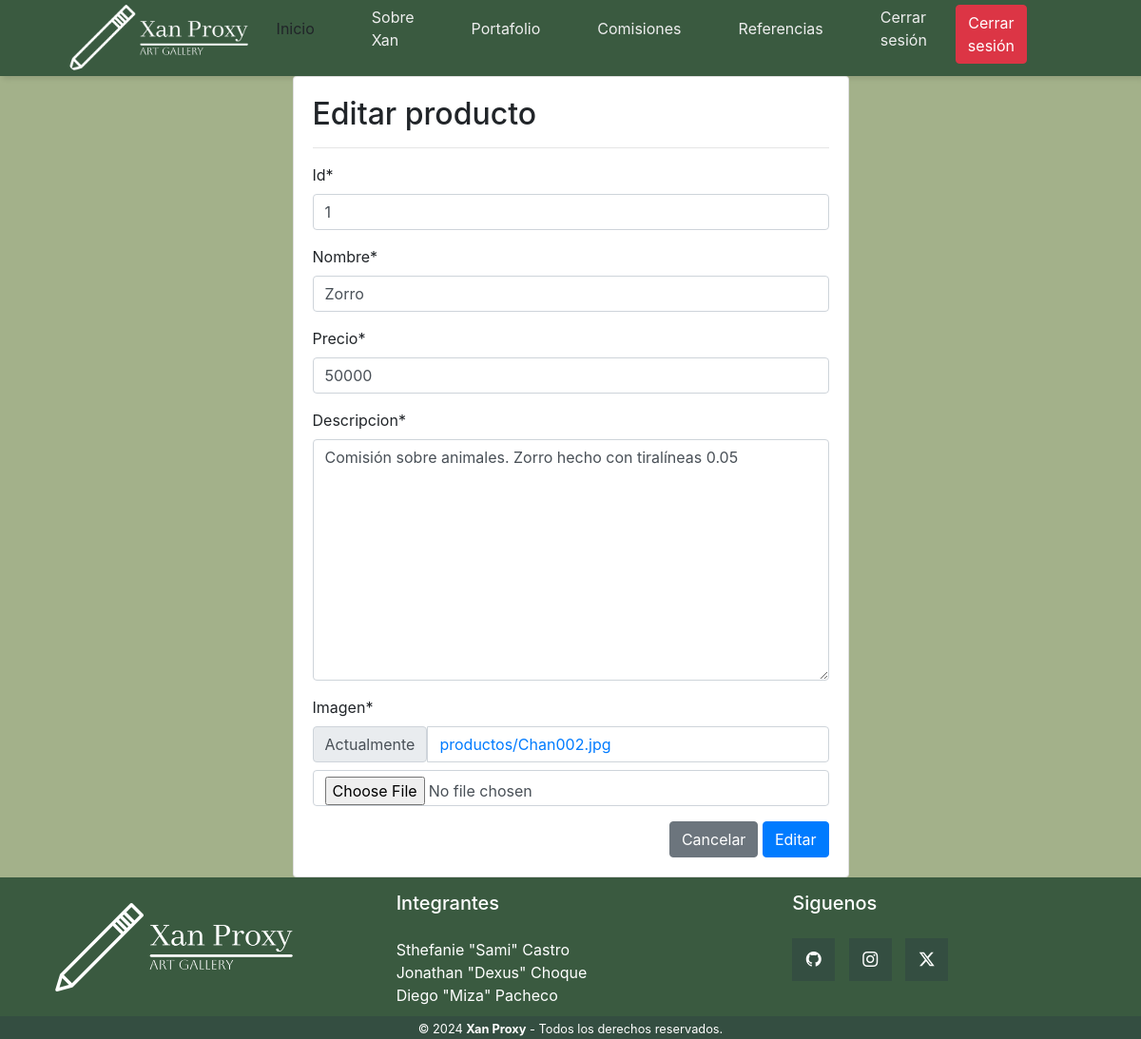
Page /modificar-producto/1/ (signed in) on the committed database.
### web/models.py (models this page shows, shortened)
class Producto(models.Model):
    id = models.IntegerField(primary_key=True)
    nombre = models.CharField(max_length=200)
    precio = models.IntegerField()
    descripcion = models.TextField()
    imagen = models.ImageField(upload_to="productos", null=True)

### web/views.py (the view, shortened to what this page needs)
# urls.py: path('modificar-producto/<id>/', modificar_producto, name="modificar_producto"),
@permission_required('web.change_producto')
def modificar_producto(request, id):
    producto = get_object_or_404(Producto, id=id)
    data = {
        'form' : ProductoForm(instance=producto)
    }
    return render(request, 'web/producto/modificar.html', data)

### web/forms.py
class ProductoForm(forms.ModelForm):
    class Meta:
        model = Producto
        fields = '__all__'

### web/templates/web/producto/modificar.html (shortened to what this page needs)
{% load static %}
<!DOCTYPE html>
<html lang="es">
<head>
    <link rel="stylesheet" href="https://cdn.jsdelivr.net/npm/bootstrap-icons@1.11.3/font/bootstrap-icons.min.css">
    <link rel="stylesheet" href="https://cdn.jsdelivr.net/npm/bootstrap@4.5.3/dist/css/bootstrap.min.css">
    <link rel="stylesheet" href="{% static '/CSS/menu.css' %}">
    <link rel="stylesheet" href="{% static '/CSS/carrusel.css' %}">
    <link rel="stylesheet" href="{% static '/CSS/style_footer.css' %}">
    <link rel="stylesheet" href="{% static '/CSS/paragraph_index.css' %}">
</head>
<body>
    <header class="header">
        <nav>
            <ul>
                <li><img src="{% static '/imgs/logo-xan-proxy.png' %}" alt="logo"></li>
                <li class="hideOnMobile"><a>Inicio</a></li>
                <li class="hideOnMobile"><a href="{% url 'info' %}">Sobre Xan</a></li>
                <li class="hideOnMobile"><a href="{% url 'portafolio' %}">Portafolio</a></li>
                <li class="hideOnMobile"><a href="{% url 'patreon' %}">Comisiones</a></li>
                <li class="hideOnMobile"><a href="{% url 'referencia' %}">Referencias</a></li>
                {% if user.is_authenticated %}
                <li>
                    <a href="{% url 'logout' %}">Cerrar sesión</a>
                </li>
                <li>
                    <form action="{% url 'logout' %}" method="POST">
                        <button type="submit" class="btn btn-danger">Cerrar sesión</button>
                    </form>
                </li>
                {% else %}
                <li>
                    <a href="{% url 'login' %}">Iniciar sesión</a>
                </li>
                {% endif %}
            </ul>
        </nav>
    </header>
        {% load crispy_forms_tags %}
            <div class="row">
                <div class="col-12 col-md-6 offset-md-3">
                    <div class="card">
                        <div class="card-body">
                            <h2>Editar producto</h2>
                            <hr>
                            <form action="" method="post" enctype="multipart/form-data">
                            {{ form | crispy }}
                            <div class="d-flex justify-content-end">
                               <input type="reset" value="Cancelar" class="btn btn-secondary">
                              <input type="submit" value="Editar" class="btn btn-primary">
                            </div>
                            </form>
                        </div>
                    </div>
                </div>
            </div>
    <footer class="pie">
        <div class="grupo-1">
            <div class="caja">
                <figure>
                    <img src="{% static '/imgs/logo-xan-proxy.png' %}" alt="logo xan proxy">
                </figure>
            </div>
            <div class="caja">
                <h2>Integrantes</h2>
                <p>Sthefanie "Sami" Castro <br>Jonathan "Dexus" Choque <br>Diego "Miza" Pacheco</p>
            </div>
            <div class="caja">
                <h2>Siguenos</h2>
                <div class="redes">
                    <a href="https://github.com/MizaBard" target="_blank"><i class="bi bi-github"></i></a>
                    <a href="https://www.instagram.com/purenonsince/" target="_blank"><i class="bi bi-instagram"></i></a>
                    <a href="https://twitter.com/MizaSenpai" target="_blank"><i class="bi bi-twitter-x"></i></a>
                </div>
            </div>
        </div>
        <div class="grupo-2">
            <small>&copy; 2024 <b>Xan Proxy</b> - Todos los derechos reservados.</small>
        </div>
    </footer>
</body>
</html>

### web/static/CSS/menu.css (style rules this page uses)
* { margin: 0; padding: 0; }
body { background-color: #a3b18a; }
nav { background-color: #3a5a40; box-shadow: 3px 3px 5px rgba(0, 0, 0, 0.1); justify-content: space-between; align-items: center; height: 80px; padding: 5px 10%; }
.header img { height: 70px; width: auto; transition: all 0.3s; border-radius: 10px; }
nav ul { width: 100%; list-style: none; display: flex; justify-content: flex-end; align-items: center; }
nav li { height: 50px; }
nav a { height: 100%; padding: 0 30px; text-decoration: none; display: flex; align-items: center; color: #eeeeee; }
nav li:first-child { margin-right: auto; }

### web/static/CSS/style_footer.css (style rules this page uses)
* { margin: 0; padding: 0; box-sizing: border-box; }
body { display: grid; grid-template-rows: auto 1fr auto; min-height: 100vh; }
.pie { width: 100%; background-color: #3a5a40; }
.pie .grupo-1 { width: 100%; max-width: 1200px; margin: auto; display: grid; grid-template-columns: repeat(3, 1fr); grid-gap: 50px; padding: 0px; }
.pie .grupo-1 .caja figure { width: 100%; height: 100%; display: flex; justify-content: center; align-items: center; }
.pie .grupo-1 .caja figure img { width: 250px; }
.pie .grupo-1 .caja h2 { padding-top: 15px; color: rgb(255, 255, 255); margin-bottom: 25px; font-size: 20px; }
.pie .grupo-1 .caja p { color: white; margin-bottom: 10px; }
.pie .grupo-1 .redes a { display: inline-block; text-decoration: none; width: 45px; height: 45px; line-height: 45px; color: rgb(255, 255, 255); margin-right: 10px; background-color: #344e41; text-align: center; }
.pie .grupo-2 { background-color: #344e41; text-align: center; color: white; }

### rows in the picture
Producto: id "1", nombre "Zorro", precio "50000", descripcion "Comisión sobre animales. Zorro hecho con tiralíneas 0.05"
